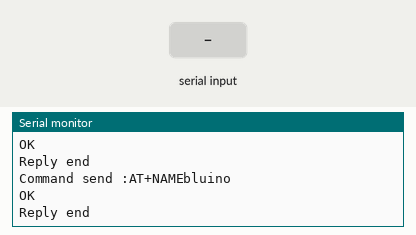
Recording of a sketch running on a simulated Arduino Uno, built with avr-gcc and run on an emulated ATmega328P. On the bench: the last lines printed to the serial monitor. Inputs (shaded band) come from the test bench. The modem accepts every AT command (registered, SIM ready, sends succeed) and sends nothing else.

Above: at 1.7 s.
1.8 s: "1" received over the second serial link
At 3.7 s:
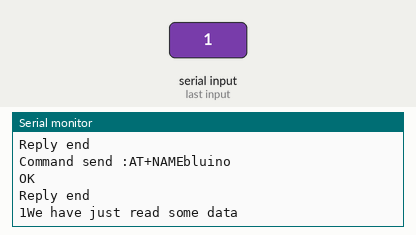
4.0 s: "0" received over the second serial link
At 5.3 s:
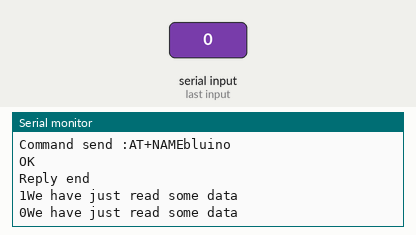
5.5 s: "2" received over the second serial link
At 6.2 s:
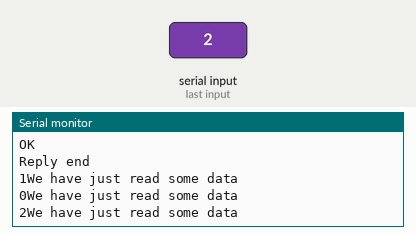

The sketch:

sketch_dec22a.ino
```cpp
#include <SoftwareSerial.h>
SoftwareSerial mySerial(A3, A2); // RX, TX

void setup() {
  // put your setup code here, to run once:
  mySerial.begin(9600);
  Serial.begin(9600);
  setupBLE();

}

void setupBLE() {
  sendCommand("AT");
  sendCommand("AT+ROLE0");
  sendCommand("AT+UUID0xFFE0");
  sendCommand("AT+CHAR0xFFE1");
  sendCommand("AT+NAMEbluino");
}
void sendCommand(const char * command){
  Serial.print("Command send :");
  Serial.println(command);
  mySerial.println(command);
  //wait some time
  delay(100);

  char reply[100];
  int i = 0;
  while (mySerial.available()) {
    reply[i] = mySerial.read();
    i += 1;
  }
  //end the string
  reply[i] = '\0';
  Serial.print(reply);
  Serial.println("Reply end");
}
void readSerial(){
  char reply[50];
  int i = 0;
  while (mySerial.available()) {
    reply[i] = mySerial.read();
    i += 1;
  }
  //end the string
  reply[i] = '\0';
  if(strlen(reply) > 0){
    Serial.print(reply);
    Serial.println("We have just read some data");
  }
}
void writeToBLE(char value) {
  Serial.print("Writing hex :");
  Serial.println(value, HEX);
  mySerial.write(value);
}
char j = 0;
void loop() {
  readSerial();
  delay(500);
  //writeToBLE(j);
  j += 1;
  delay(500);
}
```

Measured:
- after the input at 1.8 s, the serial monitor: prints a new line after 0.77 s (image 1)
- after the input at 4.0 s, the serial monitor: prints a new line after 0.57 s (image 2)
- after the input at 5.5 s, the serial monitor: prints a new line after 0.07 s (image 3)
